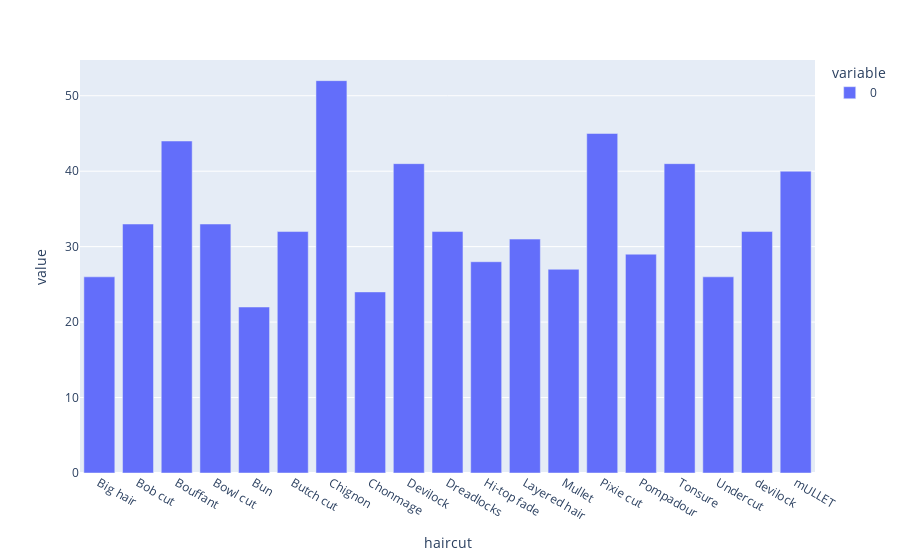

The notebook cell this image was saved under:
### Code cell
# remove Bald persons
df = df[df['haircut'] != 'Bald']

# plot sum of persons with by haircut
fig = px.bar(df.groupby('haircut').size())
fig.show()

### Figure 1 — Plotly figure (JSON) as saved in the notebook; plotly's stock layout.template omitted (floating-point values rounded to 4 significant figures)
{"data": [{"alignmentgroup": "True", "hovertemplate": "variable=0<br>haircut=%{x}<br>value=%{y}<extra></extra>", "legendgroup": "0", "marker": {"color": "#636efa", "pattern": {"shape": ""}}, "name": "0", "offsetgroup": "0", "orientation": "v", "showlegend": true, "textposition": "auto", "type": "bar", "x": ["Big hair", "Bob cut", "Bouffant", "Bowl cut", "Bun", "Butch cut", "Chignon", "Chonmage", "Devilock", "Dreadlocks", "Hi-top fade", "Layered hair", "Mullet", "Pixie cut", "Pompadour", "Tonsure", "Undercut", "devilock", "mULLET"], "xaxis": "x", "y": [26, 33, 44, 33, 22, 32, 52, 24, 41, 32, 28, 31, 27, 45, 29, 41, 26, 32, 40], "yaxis": "y"}], "layout": {"barmode": "relative", "legend": {"title": {"text": "variable"}, "tracegroupgap": 0}, "margin": {"t": 60}, "xaxis": {"anchor": "y", "domain": [0, 1], "title": {"text": "haircut"}}, "yaxis": {"anchor": "x", "domain": [0, 1], "title": {"text": "value"}}}}
